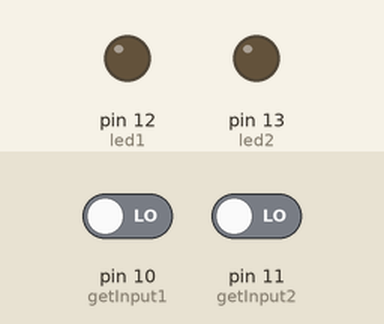
A sketch run on a simulated Arduino Uno, built with avr-gcc and run on an emulated ATmega328P. On the bench: output pins drawn as LEDs (lit = HIGH). The inputs (shaded band) are chosen by the test bench; at power-on: pin 10 (getInput1) LOW, pin 11 (getInput2) LOW.

Above: at 1.2 s.
1.3 s: pin 10 (getInput1) driven HIGH
At 1.8 s:
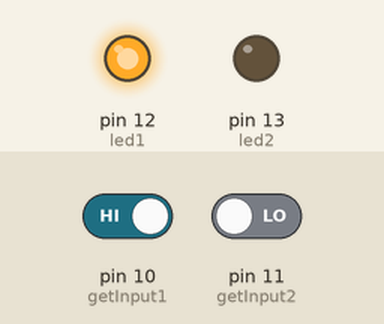
4.3 s: pin 10 (getInput1) driven LOW
At 4.8 s:
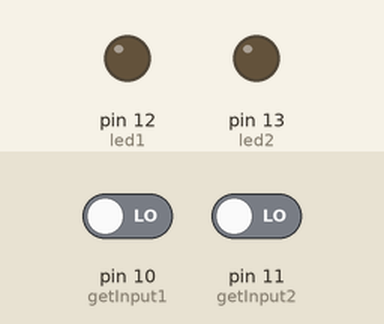
5.8 s: pin 11 (getInput2) driven HIGH
At 6.4 s:
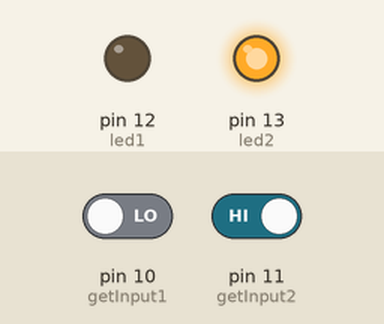
8.3 s: pin 11 (getInput2) driven LOW
At 8.8 s:
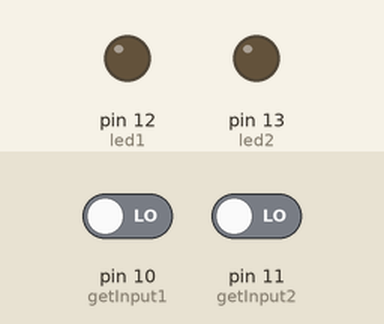
Timing chart, 0 to 10.8 s (numbered marks = the images above; inputs shaded):
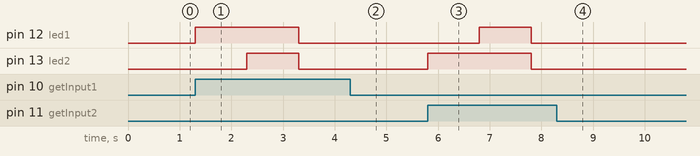

Measured:
- after the input at 1.3 s, pin 12 (led1): LOW → HIGH at once, → LOW 2.0 s later; pin 13 (led2): LOW → HIGH after 1.0 s, → LOW 1.0 s later
- after the input at 4.3 s, pin 12 (led1): stays LOW (without the input it goes to HIGH after 0.00 s); pin 13 (led2): stays LOW (without the input it goes to HIGH after 1.0 s)
- after the input at 5.8 s, pin 12 (led1): LOW → HIGH after 1.0 s, → LOW 1.0 s later; pin 13 (led2): LOW → HIGH at once, → LOW 2.0 s later
- after the input at 8.3 s, pin 12 (led1): stays LOW (without the input it goes to HIGH after 1.5 s); pin 13 (led2): stays LOW (without the input it goes to HIGH after 0.50 s)

The sketch:

Input_System.ino
```cpp
int getInput1 = 10;
int getInput2 = 11;
int led1 = 12;
int led2 = 13;

void setup() {
    // Input Only
    pinMode(getInput1, INPUT);
    pinMode(getInput2, INPUT);

    // Output Only
    pinMode(led1, OUTPUT);
    pinMode(led2, OUTPUT);

    // Serial Output limit
    Serial.begin(9600);
}

void loop() {
    if (digitalRead(getInput1) == HIGH) {
        digitalWrite(led1, HIGH);
        delaySecond(1);
        digitalWrite(led2, HIGH);
        delaySecond(1);

        digitalWrite(led1, LOW);
        digitalWrite(led2, LOW);
        delaySecond(1);
    } else if (digitalRead(getInput2) == HIGH) {
      	digitalWrite(led2, HIGH);
        delaySecond(1);
        digitalWrite(led1, HIGH);
        delaySecond(1);

        digitalWrite(led2, LOW);
        digitalWrite(led1, LOW);
        delaySecond(1);
    }

    /* Homeworks
     * TODO List: LED와 버튼을 하나씩 더 추가합니다.
     */
}

void delaySecond(int second) {
    delay(1000 * second);
}
```
